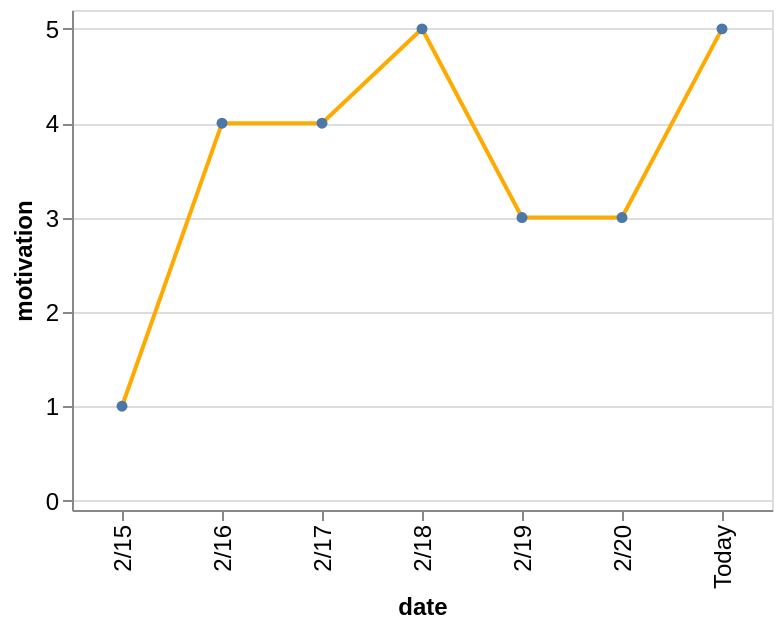

This figure's Vega-Lite source:
### Vega-Lite specification from a JSON file in a GitHub repository (floating-point values rounded to 4 significant figures)
{"config": {"view": {"continuousWidth": 400, "continuousHeight": 300}, "axis": {"labelFontSize": 12, "titleFontSize": 12}}, "data": {"name": "data-aac2a29e1b23308d5471fb5222ef6c6c"}, "mark": {"type": "line", "color": "#FFAA00", "point": true}, "encoding": {"x": {"field": "date", "type": "nominal"}, "y": {"field": "motivation", "scale": {"domain": [-0.1, 5.2]}, "type": "quantitative"}}, "height": 250, "width": 350, "$schema": "https://vega.github.io/schema/vega-lite/v5.json", "datasets": {"data-aac2a29e1b23308d5471fb5222ef6c6c": [{"date": "2/15", "motivation": 1}, {"date": "2/16", "motivation": 4}, {"date": "2/17", "motivation": 4}, {"date": "2/18", "motivation": 5}, {"date": "2/19", "motivation": 3}, {"date": "2/20", "motivation": 3}, {"date": "Today", "motivation": 5}]}}
